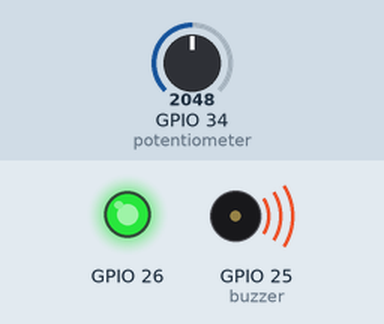
The program below on a simulated ESP32. Shown: output pins drawn as LEDs (lit = HIGH), buzzer (waves = sounding). Inputs (shaded band) come from the test bench; at power-on: GPIO 34 (potentiometer) = 2048. What the program prints to the serial monitor is not drawn.

Above: at 0.3 s.
Timing chart, 0 to 1.8 s (numbered marks = the images above):
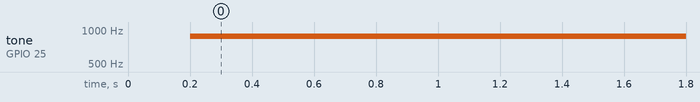

The program:

main.cpp
```cpp
// Smoke-level substitute: virtual potentiometer, not a gas sensor. Alarm is a
// device safety event. Camera is status/motion-event logic, never image/video.
#include <Arduino.h>
float level=0,threshold=30,injected=0;
bool alarmActive=false,monitoring=true;
unsigned int motionEvents=0;
char smokeAck[9]="",cameraAck[9]="",line[112];
size_t used=0;
unsigned long last=0,lastTick=0;
void report() {
  Serial.printf("EW2 smoke {\"level\":%.1f,\"threshold\":%.1f,\"alarm\":%s%s%s%s}\n",level,threshold,alarmActive?"true":"false",smokeAck[0]?",\"ack\":\"":"",smokeAck,smokeAck[0]?"\"":"");
  Serial.printf("EW2 camera {\"monitoring\":%s,\"motion_events\":%u%s%s%s}\n",monitoring?"true":"false",motionEvents,cameraAck[0]?",\"ack\":\"":"",cameraAck,cameraAck[0]?"\"":"");
}
void indicators() {
  digitalWrite(26,monitoring?HIGH:LOW);
  // Use an explicitly initialized PWM channel. The Arduino tone helper queries
  // an uninitialized LEDC channel and can flood this serial transport with errors.
  static bool sounding=false;
  if(alarmActive!=sounding) {
    ledcWriteTone(0,alarmActive?880:0);
    sounding=alarmActive;
  }
}
void setup() {Serial.begin(115200);pinMode(34,INPUT);pinMode(26,OUTPUT);ledcSetup(0,880,10);ledcAttachPin(25,0);ledcWriteTone(0,0);indicators();}
void loop() {
  while(Serial.available()) {
    char c=Serial.read();if(c=='\r')continue;
    if(c!='\n'){if(used<sizeof(line)-1)line[used++]=c;else used=sizeof(line);continue;}
    if(used<sizeof(line)) {
      line[used]=0;char channel[12]={0},field[20]={0},id[9]={0},tail;float value;
      if(sscanf(line,"EW2 %11s %19s %f %8[0-9a-f]%c",channel,field,&value,id,&tail)==4&&strlen(id)==8) {
        bool applied=false;
        if(!strcmp(channel,"smoke")) {
          if(!strcmp(field,"smoke")&&(value==0||value==1)){if(value==1)injected=100;applied=true;}
          if(!strcmp(field,"reset")&&(value==0||value==1)){if(value==1){injected=0;alarmActive=false;}applied=true;}
          if(!strcmp(field,"threshold")&&value>=10&&value<=50){threshold=value;applied=true;}
          if(applied)strcpy(smokeAck,id);
        }
        if(!strcmp(channel,"camera")) {
          if(!strcmp(field,"monitoring")&&(value==0||value==1)){monitoring=value;applied=true;}
          if(!strcmp(field,"simulate_motion")&&(value==0||value==1)&&monitoring){if(value==1&&motionEvents<1000000)motionEvents++;applied=true;}
          if(applied)strcpy(cameraAck,id);
        }
        if(applied){level=max(analogRead(34)*100.0f/4095.0f,injected);if(level>=threshold)alarmActive=true;indicators();report();}
      }
    }
    used=0;
  }
  unsigned long now=millis();
  if(now-lastTick>=200) {
    float old=level;bool oldAlarm=alarmActive;
    injected=max(0.0f,injected-(now-lastTick)/1000.0f);lastTick=now;
    level=max(analogRead(34)*100.0f/4095.0f,injected);if(level>=threshold)alarmActive=true;indicators();
    if(fabs(old-level)>=1||oldAlarm!=alarmActive||now-last>=5000){last=now;report();}
  }
  delay(25);
}
```

Measured:
- by itself, tone on GPIO 25 (buzzer): silent → 880 Hz at 0.20 s
